Frame 1 (no input): blank canvas, image omitted
Frame 60 (the mouse pressed at the canvas centre just before this capture): blank canvas, image omitted
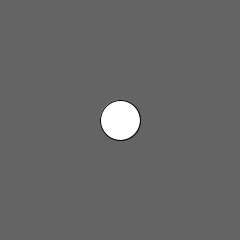
Frame 120 (the mouse held since frame 60 and released just before this capture)

The Processing sketch whose frames 1 and 60 were blank and that drew this single picture after the mouse press (run headless with seeded random() and noise(); from frame 60 on, the mouse is pressed at the canvas centre):

// Processing sketch: r6_mouseSpiral
// ── r6_mouseSpiral.pde
float angle = 0.0;
float scalar = 60;
float speed = 0.05;

void setup() {
  size(240, 240);
  smooth();
  ellipseMode(CENTER);
}
void draw() {
  background(100);
  float scalar = dist(mouseX, mouseY, width/2, height/2);
  float x = width/2 + cos(angle) * scalar;
  float y = height/2 + sin(angle) * scalar;
  noFill();
  ellipse(width/2, height/2, scalar*2, scalar*2);
  fill(255);
  ellipse(x, y, 40, 40);
  angle += speed;
}
